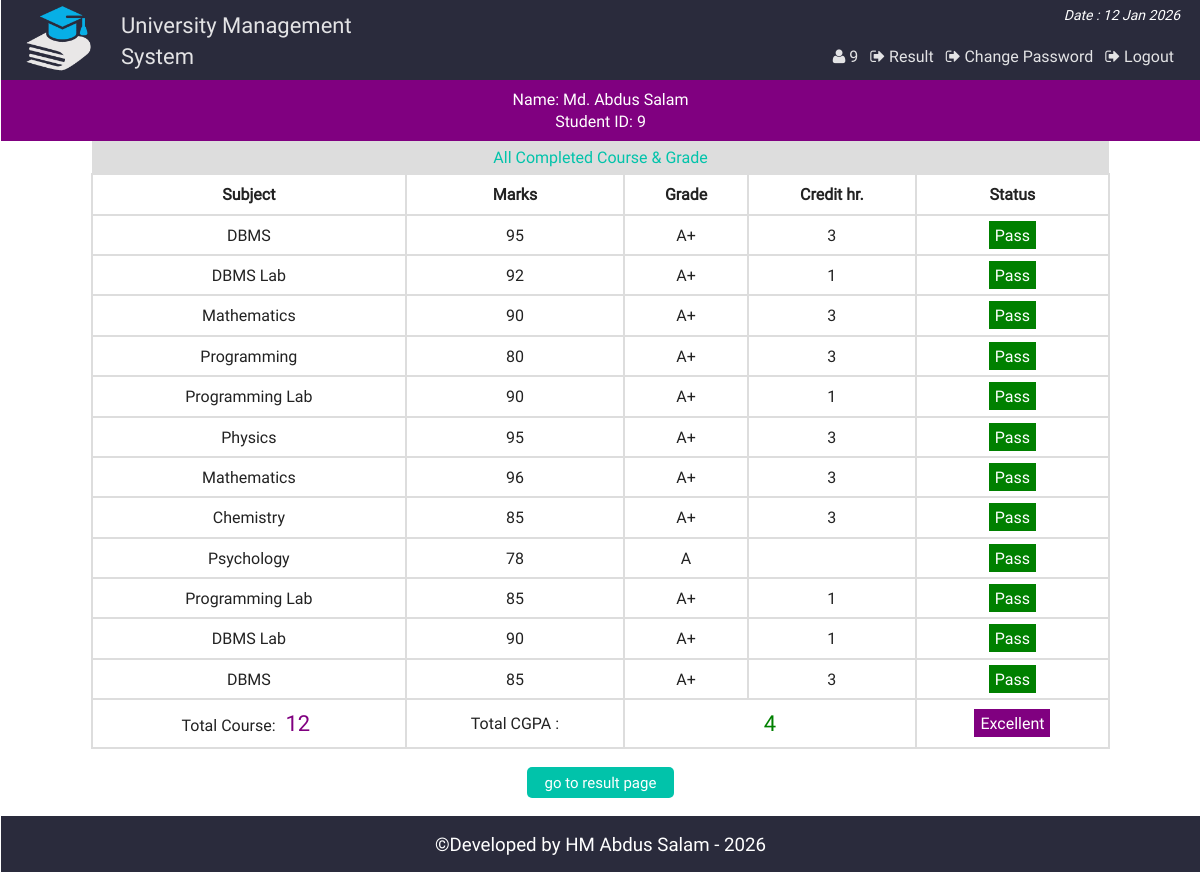
Screenshot of /view_single_cgpa.php?vr=9&vn=Md. Abdus Salam (signed in) with the database file from the repository.
### tables this page shows
CREATE TABLE `result` (
  `id` int(17) NOT NULL,
  `st_id` int(17) NOT NULL,
  `marks` int(5) NOT NULL,
  `sub` varchar(50) NOT NULL,
  `semester` varchar(20) NOT NULL
);

### php/functions.php (called while the page is built, shortened)
<?php
class login_registration_class{
	public function view_cgpa($stid){
		global $conn;
		$sql = "select * from result where st_id='$stid'";
		$result = $conn->query($sql);
		return $result;
	}
};
?>

### view_single_cgpa.php (the view, shortened to what this page needs)
<?php
	require "php/config.php";
	require_once "php/functions.php";
	$user = new login_registration_class();
	if(isset($_REQUEST['vr'])){
		$stid = $_REQUEST['vr'];
		$name = $_REQUEST['vn'];
	}
?>
<?php
include "php/headertop.php";
?>
<div class="all_student fix">
		<?php
		function credit_hour($x){
			if($x=="DBMS") return 3;
			elseif($x == "DBMS Lab") return 1;
			elseif($x == "Mathematics") return 3;
			elseif($x == "Programming") return 3;
			elseif($x == "Programming Lab") return 1;
			elseif($x == "English") return 3;
			elseif($x == "Physics") return 3;
			elseif($x == "Chemistry") return 3;
			elseif($x == "Microprocessors & Assemblu Language") return 3;
			elseif($x == "Artificial Intelligence") return 3;
			elseif($x == "Data Communication") return 3;
			elseif($x == "Machine Learning") return 3;
			elseif($x == "Cyber Security") return 3;
			elseif($x == "Numerical Methods") return 3;
			elseif($x == "Algorithms") return 3;
			elseif($x == "Digital Logic Design") return 3;
			elseif($x == "Object Oriented Programming") return 3;
			elseif($x == "Data Structures") return 3;
			elseif($x == "Discrete Mathematics") return 3;
			elseif($x == "Structured Programming Language") return 3;
			elseif($x == "Basic Electrical Engineering") return 3;
			elseif($x == "Software Engineering") return 3;
			elseif($x == "Computer Graphics") return 3;
		}
		function grade_point($gd){
			if($gd<40) return 0;
			elseif($gd>=40 && $gd<=44) return 2.00;
			elseif($gd>=45 && $gd<=49) return 2.25;
			elseif($gd>=50 && $gd<=54) return 2.50;
			elseif($gd>=55 && $gd<=59) return 2.75;
			elseif($gd>=60 && $gd<=64) return 3.00;
			elseif($gd>=65 && $gd<=69) return 3.25;
			elseif($gd>=70 && $gd<=74) return 3.50;
			elseif($gd>=75 && $gd<=79) return 3.75;
			elseif($gd>=80 && $gd<=100) return 4.00;
		}
		?>
	<div class="fix">
	<p style="text-align:center;color:#fff;background:purple;margin:0;padding:8px;"><?php echo "Name: ".$name."<br>Student ID: " . $stid; ?></p>
	</div>
<div  class="fix">
	<p style='text-align:center;background:#ddd;color:#01C3AA;padding:5px;width:84%;margin:0 auto'>All Completed Course & Grade</p>
</div>
	<?php
			$i=0;
			$ch = 0;
			$gp = 0;
				$get_result = $user->view_cgpa($stid);
				if($get_result && ($get_result->num_rows)>0){
			?>
				<table class="tab_two" style="text-align:center;width:85%;margin:0 auto">
					<th>Subject</th>
					<th>Marks</th>
					<th>Grade</th>
					<th>Credit hr.</th>
					<th>Status</th>
		<?php
				while($rows = $get_result->fetch_assoc()){
				$i++;
				$ch = $ch + credit_hour($rows['sub']);
		?>
			<tr>
				<td><?php echo $rows['sub']; ?></td>
				<td><?php echo $rows['marks']; ?></td>
				<td>
				<?php
					$mark = $rows['marks'];
					if($mark<40){echo "F";}
					elseif($mark>=40 && $mark<=44){echo "D";}
					elseif($mark>=45 && $mark<=49){echo "C";}
					elseif($mark>=50 && $mark<=54){echo "C+";}
					elseif($mark>=55 && $mark<=59){echo "B-";}
					elseif($mark>=60 && $mark<=64){echo "B";}
					elseif($mark>=65 && $mark<=69){echo "B+";}
					elseif($mark>=70 && $mark<=74){echo "A-";}
					elseif($mark>=75 && $mark<=79){echo "A";}
					elseif($mark>=80 && $mark<=100){echo "A+";}
					$gp = $gp + (credit_hour($rows['sub']) * grade_point($rows['marks']));
				?>
				</td>
				<td><?php echo credit_hour($rows['sub']); ?></td>
				<td>
				<?php
					$stat = $rows['marks'];
					if($stat<40){
						echo "<span style='background:red;padding:3px 11px;color:#fff;'>Fail</span>";
					}elseif($stat>=40 && $stat<=44){
						echo "<span style='background:yellow'>Retake</span>";
					}else{
						echo "<span style='background:green;padding:3px 6px;color:#fff;'>Pass</span>";
					}
				?>
				</td>
			</tr>
			<?php } ?>
			<tr>
			<td><?php echo "Total Course: <span style='color:#800080;padding:3px 6px;font-size:22px'>".$i."</span>"; ?></td>
				<td colspan="1">Total CGPA : </td>
				<td colspan="2">
				<?php
				$sg = $gp/$ch;
				echo "<span style='color:green;padding:3px 6px;font-size:22px'>" . round($sg,2) . "</span>"; ?>
				</td>
				<td>
					<?php
						if($sg>=4.00){
							echo "<span style='background:purple;padding:3px 6px;color:#fff;'>Excellent";
						}elseif($sg>=3.0 && $sg<4.00){
							echo "<span style='background:green;padding:3px 6px;color:#fff;'>Good";
						}elseif($sg>=2.5 && $sg<3.0){
							echo "<span style='background:gray;padding:3px 6px;color:#fff;'>Average";
						}else{
							echo "<span style='background:red;padding:3px 6px;color:#fff;'>Probation";
						}
					?>
				</td>
			</tr>
		</table>
		<?php
			}
			else{
				echo  "<p style='color:red;text-align:center'>Nothing Found</p>";
				}
		?>
		<div class="back fix">
			<p style="text-align:center"><a href="view_single_result.php?vr=<?php echo $stid?>&vn=<?php echo $name?>"><button class="editbtn">go to result page</button></a></p>
		</div>
</div>
<?php include "php/footerbottom.php";?>

### css/main.css (style rules this page uses)
html { color: #222; font-size: 1em; line-height: 1.4; }
a { text-decoration:none; }
.fix { overflow:hidden; }
body { font-family:roboto !important; background:url(../img/ptrn.png) repeat fixed; }
.st_reg th, td { padding: 8px; }
.editbtn { background-color: #01C3AA; border: none; border-radius:5px; color: white; padding: 5px 18px; text-align: center; text-decoration: none; display: inline-block; font-size: 15px; margin: 2px 1px; cursor: pointer; }
.all_student { min-height:450px; }
table.att_tab tr,td,th { border:2px solid #ddd; border-collapse:collapse; padding:8px; }

### rows the page displays
result: sub "DBMS", marks "95", shows "A+", sub "3", shows "Pass"
result: sub "DBMS Lab", marks "92", shows "A+", sub "1", shows "Pass"
result: sub "Mathematics", marks "90", shows "A+", sub "3", shows "Pass"
result: sub "Programming", marks "80", shows "A+", sub "3", shows "Pass"
result: sub "Programming Lab", marks "90", shows "A+", sub "1", shows "Pass"
result: sub "Physics", marks "95", shows "A+", sub "3", shows "Pass"
result: sub "Mathematics", marks "96", shows "A+", sub "3", shows "Pass"
result: sub "Chemistry", marks "85", shows "A+", sub "3", shows "Pass"
result: sub "Psychology", marks "78", shows "A", shows "Pass"
result: sub "Programming Lab", marks "85", shows "A+", sub "1", shows "Pass"
result: sub "DBMS Lab", marks "90", shows "A+", sub "1", shows "Pass"
result: sub "DBMS", marks "85", shows "A+", sub "3", shows "Pass"

### other values shown
$sid "9"
$name "Md. Abdus Salam"
$stid "9"
$i "12"
$sg "4"
